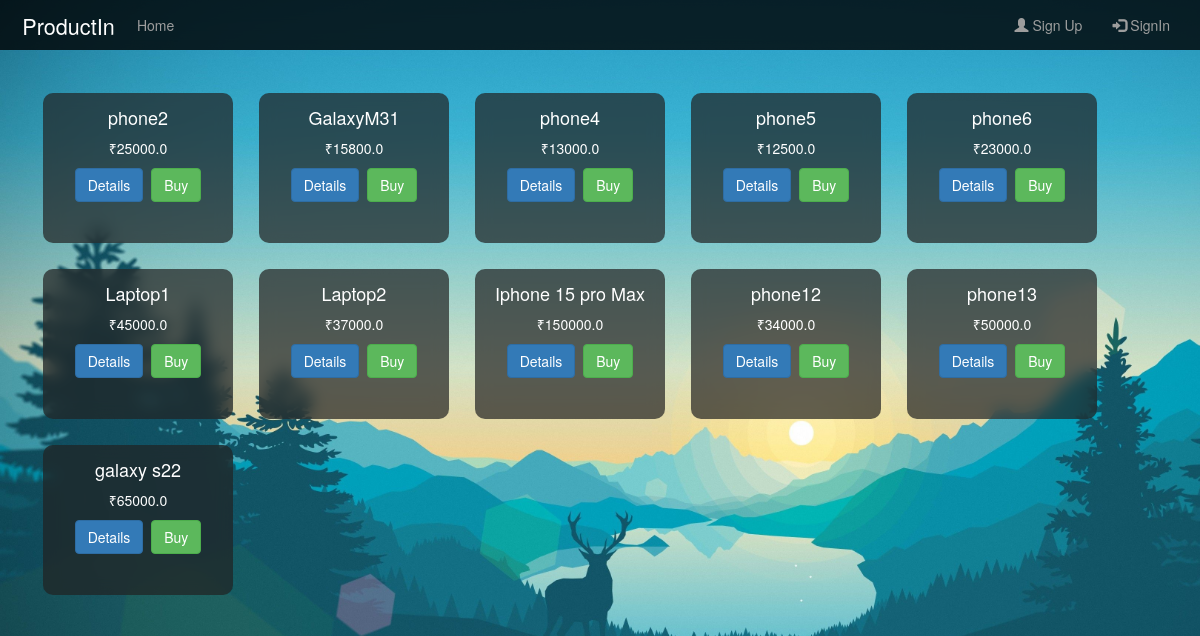
The page /home on the database its author committed.
### product/models.py (models this page shows, shortened)
class product(db.Model):
    id=db.Column(db.Integer,primary_key=True)
    name=db.Column(db.String(30),nullable=False,unique=True)
    price=db.Column(db.Float,nullable=False)
    description=db.Column(db.String(200),nullable=False,unique=True)

### product/routes.py (the view)
@app.route('/')
@app.route("/home")
def home():
	return render_template("home.html",products=product.query.all())

### product/templates/home.html (shortened to what this page needs)
{% extends "temp.html" %}
{% block content%}
<br>
<br>
<div class="container" id="outeritemdiv">
        {%for p in products%}
            <div class="col-md-2 text-center" id="itemdivs">
                <h4 class="text-center">{{p.name}}</h4>
                <p>&#8377;{{p.price}}</p>
                <button class="btn btn-primary" onclick="alert_info(event)">Details</button><span>&nbsp;</span>
                {%if current_user.is_authenticated%}
                    {%if not current_user.isadmin%}
                        <button class="btn btn-success" onclick="buy_item(event)" >Buy</button>
                    {%endif%}
                {%else%}
                    <button class="btn btn-success" onclick="buy_item(event)" >Buy</button>
                {%endif%}
            </div>
        {%endfor%}
</div>
<br><br><br><br><br><br>
{% endblock %}

### product/templates/temp.html (shortened to what this page needs)
<!DOCTYPE html>
<html>
<head>
    <link rel="stylesheet" href="https://maxcdn.bootstrapcdn.com/bootstrap/3.4.1/css/bootstrap.min.css">
</head>
<body>
    <nav class="navbar navbar-inverse navbar-fixed-top navbar-responsive" id="productnav">
         <div class="container">
           <div class="navbar-header">
             <a class="navbar-brand" id="navheader" >ProductIn</a>
           </div>
           <ul class="nav navbar-nav">
              <li><a href="{{url_for('home')}}">Home</a></li>
           </ul>
           <ul class="nav navbar-nav navbar-right">
            {% if  not current_user.is_authenticated %}
             <li><a href="{{url_for('signup')}}"><span class="glyphicon glyphicon-user"></span> Sign Up</a></li>
             <li><a href="{{url_for('signin')}}"><span class="glyphicon glyphicon-log-in"></span> SignIn</a></li>
           </ul>
            {% elif current_user.is_authenticated %}
           <ul class="nav navbar-nav navbar-right">
             <li><a href="{{url_for('logout')}}"><span class="glyphicon glyphicon-log-out"></span> Logout</a></li>
           </ul>
           {% endif %}
         </div>
     </nav>
     <br><br>
     {% block content %}
     {% endblock %}
</body>
</html>

### product/templates/temp.html (style rules this page uses)
#productnav { background-color:rgba(0,0,0,0.8);backdrop-filter:blur(10px);border:none;color:black; }
#navheader { color:white;transform:scale(1.2,1.2); }
body { background:url("static/a.jpg");background-repeat:no-repeat;background-attachment:fixed;background-size:cover; }

### product/templates/home.html (style rules this page uses)
#outeritemdiv { display:flex;flex-direction:row;align-items:flex-start;justify-content:flex-start;flex-wrap:wrap;; }
#itemdivs { background-color:rgba(34,34,34,0.7);color:white;backdrop-filter:blur(8px);border-radius:10px;margin:13px 13px 13px 13px;padding:5px 5px 15px 5px;box-shadow:;transition:0.2s;position:;relative;overflow:hidden;height:150px; }
#itemdivs:after { content:"";position:absolute;background-color:rgba(255,255,255,0.8);width:0%;height:0%;z-index:-1;backdrop-drop:blur(8px);transition:0.3s;border-radius:10px;transition:0.3s ease-out;left:0%;bottom:0%; }

### rows shown on the page
product: name "phone2", price "25000.0"
product: name "GalaxyM31", price "15800.0"
product: name "phone4", price "13000.0"
product: name "phone5", price "12500.0"
product: name "phone6", price "23000.0"
product: name "Laptop1", price "45000.0"
product: name "Laptop2", price "37000.0"
product: name "Iphone 15 pro Max", price "150000.0"
product: name "phone12", price "34000.0"
product: name "phone13", price "50000.0"
product: name "galaxy s22", price "65000.0"
